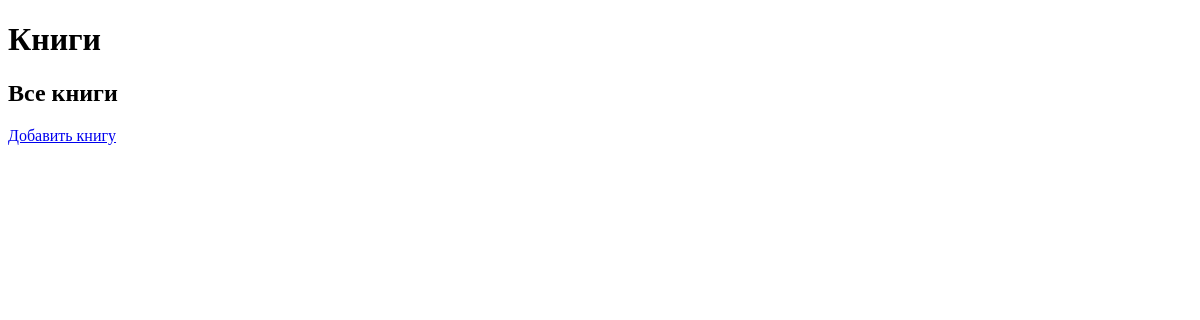
/, run on an earlier commit of the app's database.
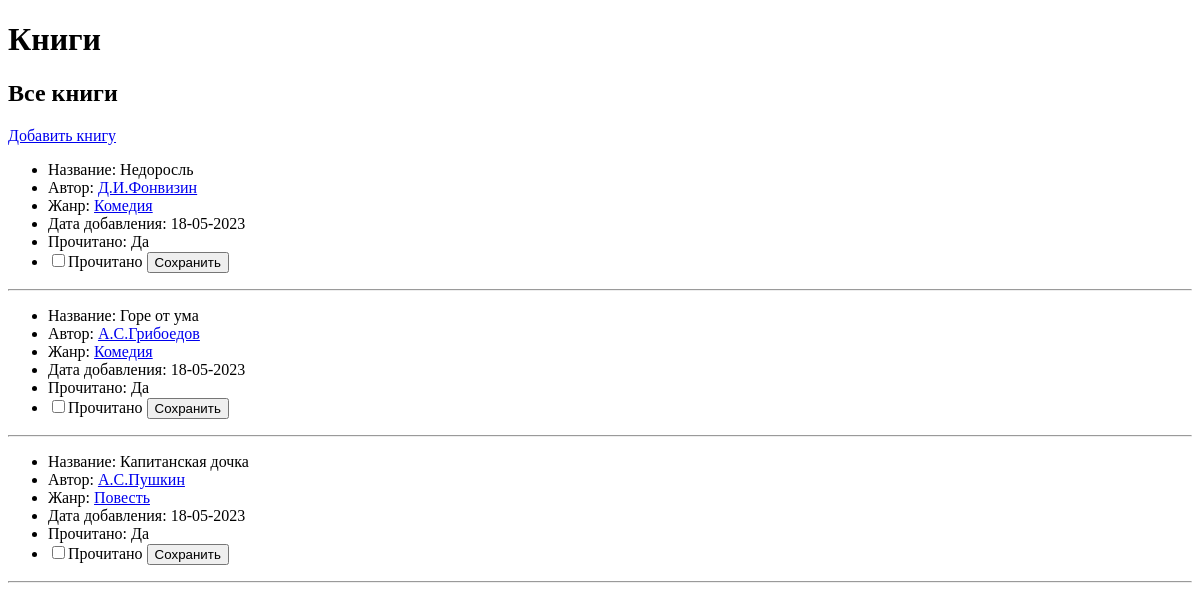
And on a later commit of the database.
### database.py (models this page shows, shortened)
class Book(db.Model):
    id = db.Column(db.Integer, primary_key=True)
    name = db.Column(db.String, nullable=False)
    added = db.Column(db.DateTime, nullable=False, default=func.now())
    is_read = db.Column(db.Boolean, default=False)
    genre_id = db.Column(db.Integer, db.ForeignKey("genre.id", ondelete='SET NULL'))
    genre = relationship("Genre", back_populates="books")
    author_id = db.Column(db.String, db.ForeignKey("author.id", ondelete='SET NULL'))
    author = relationship("Author", back_populates="books")

class Author(db.Model):
    id = id = db.Column(db.Integer, primary_key=True)
    name = db.Column(db.String, nullable=False)
    books = relationship(
        "Book", back_populates="author"
    )

class Genre(db.Model):
    id = db.Column(db.Integer, primary_key=True)
    name = db.Column(db.String, nullable=False)
    books = relationship(
        "Book", back_populates="genre"
    )

### main.py (the view)
@app.route("/", methods=['GET', 'POST'])
def all_books():
    if request.method == 'POST':
        book_id = request.form.get('is_read')
        if book_id:
            book = Book.query.get(book_id)
            book.is_read = True
            db.session.commit()
    books = Book.query.order_by(desc(Book.added)).limit(15).all()
    return render_template("books.html", books=books)

### templates/books.html
{% extends "layout.html" %}
{% block body %}
<h2>Все книги</h2>
<a href="{{ url_for('add_book') }}">Добавить книгу</a>
    {%- for book in books %}
        <ul>
            <li>Название: {{ book.name }} </li>
            <li>
                Автор: <a href="{{ url_for('books_by_author', author_id=book.author.id) }}">{{ book.author.name }}</a>
            </li>
            <li>
                Жанр: <a href="{{ url_for('books_by_genres', genre_id=book.genre.id) }}">{{ book.genre.name }}</a>
            </li>
            <li>Дата добавления: {{ book.added.strftime("%d-%m-%Y") }}</li>
            <li>Прочитано: {{'Да' if book.is_read else 'Нет'}}</li>
            <li>
                <form action="/" method="post">
                    <label>
                        <input type="checkbox" name="is_read" value="{{book.id}}">Прочитано
                    </label>
                    <input type="submit" value="Сохранить" />
                </form>
            </li>
      </ul>
      <hr>
{%- endfor %}
{% endblock %}

### templates/layout.html (shortened to what this page needs)
<!DOCTYPE html>
<html>
<head>
</head>
<body>
<h1>Книги</h1>
{% block body %}{% endblock %}
</body>
</html>

What changed in the data, as far as the page shows it:
added Book: name "Недоросль", author.name "Д.И.Фонвизин", genre.name "Комедия", added "18-05-2023", is_read "Да"
added Book: name "Горе от ума", author.name "А.С.Грибоедов", genre.name "Комедия", added "18-05-2023", is_read "Да"
added Book: name "Капитанская дочка", author.name "А.С.Пушкин", genre.name "Повесть", added "18-05-2023", is_read "Да"
